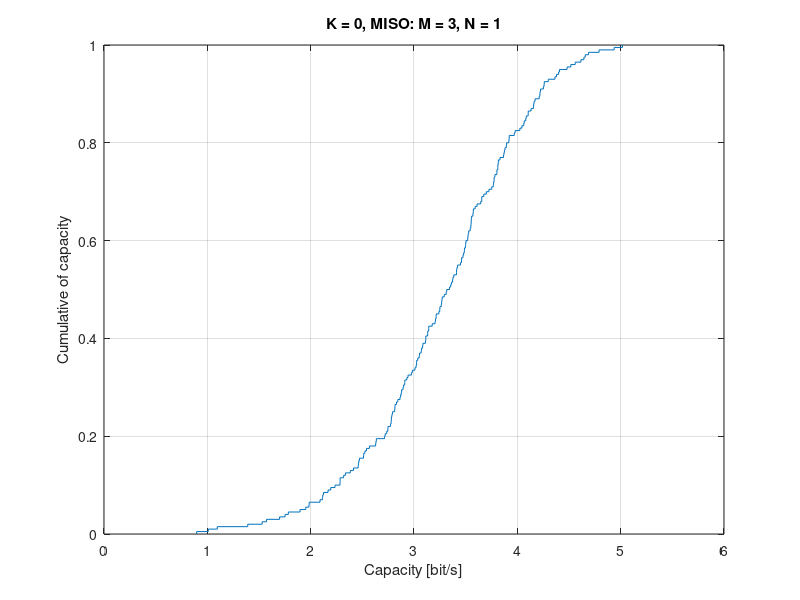

Reproduce this figure in MATLAB.
% H: N X M?

% H_los: all elements equal to 1

% SNR: N=1 for all antenna -> SNR = P (remember to convert from dB to units)
% to find linear from dB: x = 10^(dB/10)

% dB = 10*log_10(x)

% generate H using randN

% ES 3
% Compute and plot separately the CDF of capacity for the case of MISO fading
% (K = 0) channel at 10 dB SNR, with M = 3 transmit antennas with no CSIT.

% MISO fading
N = 1;
M = 3;

total_iterations = 200;

Capacities = zeros(1, total_iterations);

for j = 1:total_iterations
    % H must be complex
    H = (1/sqrt(2)) * (randn(N, M) + 1i*randn(N, M));
        
    Identity_N = eye(N);
    Identity_M = eye(M);
    
    P = 10;
    Q = (P/M)*Identity_M;
    
    trace_Q = trace(Q);
    
    Capacities(j) = log2(det(Identity_N + H*Q*ctranspose(H)));
end

cdfplot(Capacities)
xlabel("Capacity [bit/s]")
ylabel("Cumulative of capacity")
title('K = 0, MISO: M = 3, N = 1')

